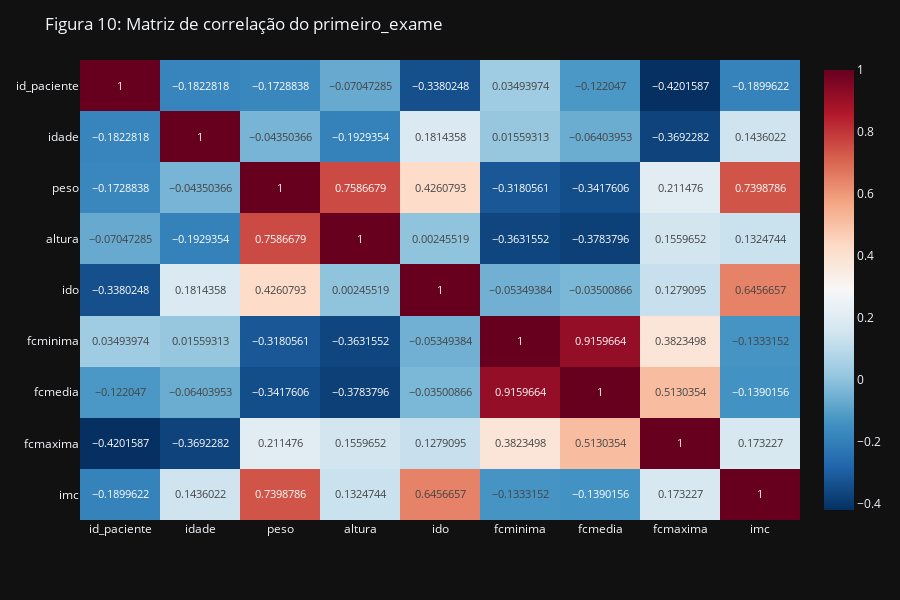

The cell this chart's notebook holds for it:
### Code cell
pd.options.plotting.backend = "plotly"

corr = df_primeiro_exame.corr(method='pearson')
fig = px.imshow(corr, text_auto=True, color_continuous_scale='RdBu_r', aspect="auto")
fig.update_layout(
    title = "Figura 10: Matriz de correlação do primeiro_exame",
    dragmode = "zoom",
    hovermode = "x",
    barmode = "group",
    height = 600,
    # legend = dict(traceorder="reversed"),
    template = "plotly_dark",
)

fig.show()
fig.write_image("../reports/figures/corr_mat_primeiro_exame.png")

### Figure 1 — Plotly figure (JSON) as saved in the notebook; plotly's stock layout.template omitted (floating-point values rounded to 4 significant figures)
{"data": [{"coloraxis": "coloraxis", "hovertemplate": "x: %{x}<br>y: %{y}<br>color: %{z}<extra></extra>", "name": "0", "texttemplate": "%{z}", "type": "heatmap", "x": ["id_paciente", "idade", "peso", "altura", "ido", "fcminima", "fcmedia", "fcmaxima", "imc"], "xaxis": "x", "y": ["id_paciente", "idade", "peso", "altura", "ido", "fcminima", "fcmedia", "fcmaxima", "imc"], "yaxis": "y", "z": [[1, -0.1823, -0.1729, -0.07047, -0.338, 0.03494, -0.122, -0.4202, -0.19], [-0.1823, 1, -0.0435, -0.1929, 0.1814, 0.01559, -0.06404, -0.3692, 0.1436], [-0.1729, -0.0435, 1, 0.7587, 0.4261, -0.3181, -0.3418, 0.2115, 0.7399], [-0.07047, -0.1929, 0.7587, 1, 0.002455, -0.3632, -0.3784, 0.156, 0.1325], [-0.338, 0.1814, 0.4261, 0.002455, 1, -0.05349, -0.03501, 0.1279, 0.6457], [0.03494, 0.01559, -0.3181, -0.3632, -0.05349, 1, 0.916, 0.3823, -0.1333], [-0.122, -0.06404, -0.3418, -0.3784, -0.03501, 0.916, 1, 0.513, -0.139], [-0.4202, -0.3692, 0.2115, 0.156, 0.1279, 0.3823, 0.513, 1, 0.1732], [-0.19, 0.1436, 0.7399, 0.1325, 0.6457, -0.1333, -0.139, 0.1732, 1]]}], "layout": {"barmode": "group", "coloraxis": {"colorscale": [[0, "rgb(5,48,97)"], [0.1, "rgb(33,102,172)"], [0.2, "rgb(67,147,195)"], [0.3, "rgb(146,197,222)"], [0.4, "rgb(209,229,240)"], [0.5, "rgb(247,247,247)"], [0.6, "rgb(253,219,199)"], [0.7, "rgb(244,165,130)"], [0.8, "rgb(214,96,77)"], [0.9, "rgb(178,24,43)"], [1, "rgb(103,0,31)"]]}, "dragmode": "zoom", "height": 600, "hovermode": "x", "margin": {"t": 60}, "title": {"text": "Figura 10: Matriz de correlação do primeiro_exame"}, "xaxis": {"anchor": "y", "domain": [0, 1]}, "yaxis": {"anchor": "x", "autorange": "reversed", "domain": [0, 1]}}}
